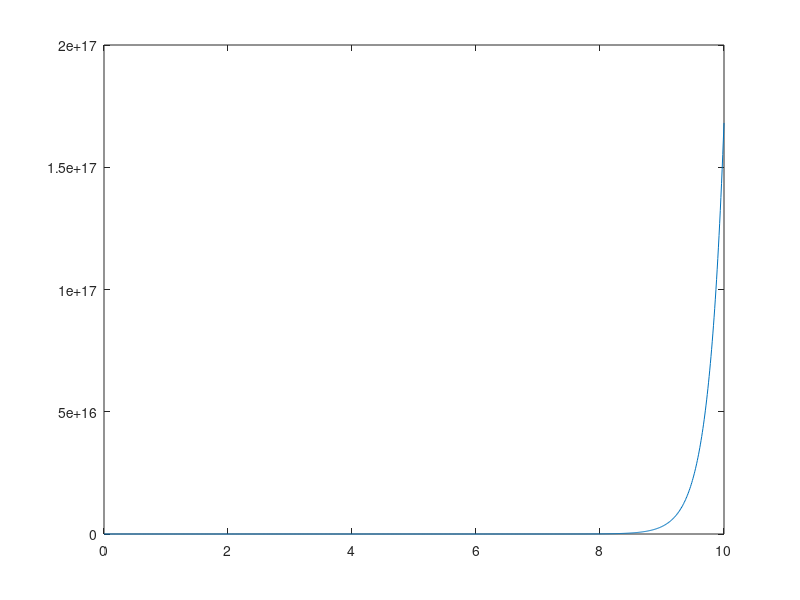

Write MATLAB code to recreate this figure.

%%
% Emin Kartci
% Control Systems

% Topics
% 1 - Eigen Value 
% 2 - Initial Conditions
% 3 - Plotting

%% Code

% Define a 2x2 matrix
A = [2 5;2 -1]

% Get Eigen Value of the matrix
[V,D] = eig(A)

% Seperate eigen vectors by column
eigenVector1 = V(:,1)
eigenVector2 = V(:,2)

% Get eigen values
eigenValue1 = D(1,1)
eigenValue2 = D(2,2)

% Initial Conditions
% z(0) = [y(0); y'(0)]
% y(0) = 0, y'(0) = 1
z0 = [0;1];

% Multiply the inverse of eigen vector matrix with initial values
K = inv(V)*z0

% Get the results
K1 = K(1);
K2 = K(2);

%% Plot the results

% Create time range
t = [0:0.01:10];

% z = exp(l1*t)*v1*K1 + exp(l2*t)*v2*K2;
y = exp(eigenValue1*t)*eigenVector1(1)*K1 + exp(eigenValue2*t)*eigenVector2(1)*K2;

plot(t, y)



